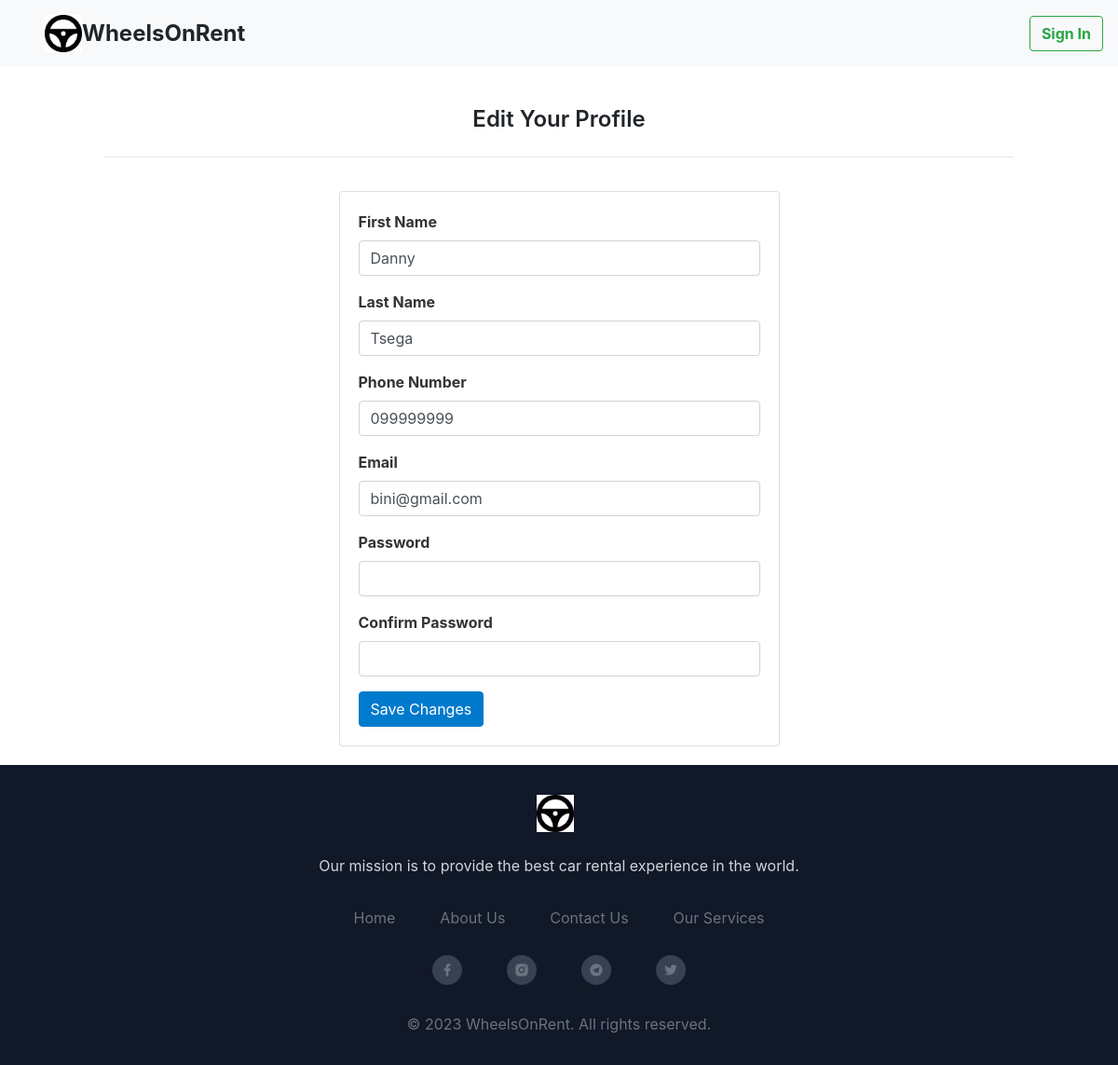
Page /customer/update (signed in) on the committed database.
### tables this page shows
CREATE TABLE customer (
  id INTEGER PRIMARY KEY AUTOINCREMENT,
  name TEXT NOT NULL,
  last_name TEXT NOT NULL,
  phone_number TEXT NOT NULL,
  email TEXT NOT NULL,
  password TEXT NOT NULL,
  role TEXT INTEGER DEFAULT 0
);

### car_app/customer.py (the view, shortened to what this page needs)
@bp.route('/update', methods=('GET', 'POST'))
@login_required
def update():
    return render_template('customer/update.html')

### car_app/customer.py (called while the page is built)
@bp.before_app_request
def load_logged_in_customer():
    customer_id = session.get('customer_id')
    if customer_id is None:
        g.customer = None
    else:
        g.customer = get_db().execute(
            'SELECT * FROM customer WHERE id = ?', (customer_id,)
        ).fetchone()

@bp.after_request
def add_header(response):
    response.headers['Cache-Control'] = 'no-store, no-cache, must-revalidate, max-age=0'
    response.headers['Pragma'] = 'no-cache'
    response.headers['Expires'] = '0'
    return response

def login_required(view):
    @functools.wraps(view)
    def wrapped_view(**kwargs):
        if g.customer is None:
            return redirect(url_for('customer.login'))
        return view(**kwargs)
    return wrapped_view

### car_app/db.py (called while the page is built)
def get_db():
    if 'db' not in g:
        g.db = sqlite3.connect(
            current_app.config['DATABASE'],
            detect_types=sqlite3.PARSE_DECLTYPES
        )
        g.db.row_factory = sqlite3.Row
    return g.db

### car_app/templates/customer/update.html
{% extends 'base.html' %}
{% block content %}
<div class="container mx-auto px-4 mt-10 md:px-8 lg:px-16 xl:px-24">
    <h1 class="text-2xl font-semibold mb-3 border-b pb-4 lg:text-left" style="display: flex; justify-content: center;">Edit Your Profile</h1>
  <div class="row">
    <div class="col-lg-6 grid-margin stretch-card mx-auto">
      <div class="card" style="width: auto; margin: 20px auto;">
	<div class="card-body">
          <form class="forms-sample" method="post">
            <div class="form-group">
              <label for="name" style="font-weight: bold; font-size: 16px; color: #333;">First Name</label>
              <input type="text" class="form-control" id="name" name="name" value="{{ g.customer.name }}" required>
            </div>
            <div class="form-group">
              <label for="last_name" style="font-weight: bold; font-size: 16px; color: #333;">Last Name</label>
              <input type="text" class="form-control" id="last_name" name="last_name" value="{{ g.customer.last_name }}" required>
            </div>
	    <div class="form-group">
              <label for="phone_number" style="font-weight: bold; font-size: 16px; color: #333;">Phone Number</label>
              <input type="tel" class="form-control" id="phone_number" name="phone_number" value="{{ g.customer.phone_number }}" required>
            </div>
            <div class="form-group">
              <label for="email" style="font-weight: bold; font-size: 16px; color: #333;">Email</label>
              <input type="email" class="form-control" id="email" name="email" value="{{ g.customer.email }}" required>
            </div>
            <div class="form-group">
              <label for="password" style="font-weight: bold; font-size: 16px; color: #333;">Password</label>
              <input type="password" class="form-control" id="password" name="password" required>
            </div>
            <div class="form-group">
              <label for="confirm_password" style="font-weight: bold; font-size: 16px; color: #333;">Confirm Password</label>
              <input type="password" class="form-control" id="confirm_password" name="confirm_password" required>
            </div>
            <button type="submit" class="btn btn-primary" style="background-color: #007ACC; border-color: #007ACC;">Save Changes</button>
          </form>
        </div>
      </div>
    </div>
  </div>
</div>
{% endblock %}

### car_app/static/style.css (style rules this page uses)
html { font-family: sans-serif; background: #eee; }
body { margin: 0 auto; background: white; }
h1, h2, h3, h4, h5, h6 { font-family: serif; color: #377ba8; margin: 1rem 0; }

### rows in the picture
customer: name "Danny", last_name "Tsega", phone_number "099999999", email "bini@gmail.com"
